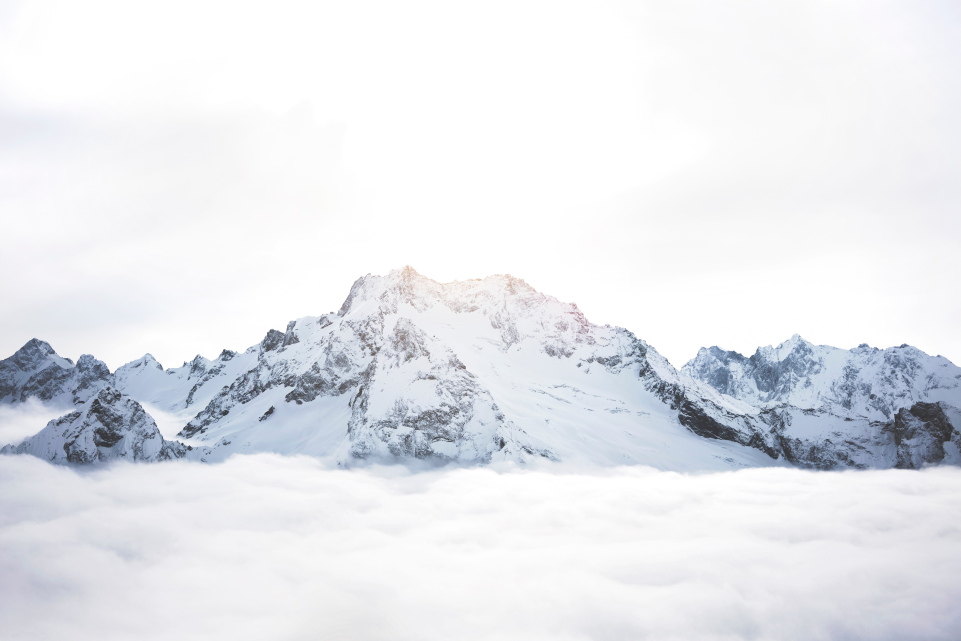
#> input picture assets/images/hero.jpg, 3843 x 2564 px (shown at 1/4 size); its folder holds only this picture in this run
$ python -i resize.py   (imports and definitions only)
#> lines starting #> are read from the running program, lines starting #| are printed output that depends on the picture
from pathlib import Path
from PIL import Image
import re

# Settings
TARGET_H = 1350
TARGET_W = 1300

# Input/output
in_dir = Path(".")
out_dir = in_dir / "out"
# [1 line not run here, left out]

# Match img_001.webp ... img_350.webp
pat = re.compile(r"^img_(\d{3})\.webp$", re.IGNORECASE)

files = []
# [8 lines not run here, left out]

def process_one(src: Path, dst: Path):
#> called with src = '../images/hero.jpg', dst = 'out.png'
    with Image.open(src) as im:
        # Preserve alpha
#> im is the input picture: PIL image 3843x2564 RGB; mean R, G, B 230.3, 232.3, 236.9
        im = im.convert("RGBA")
#> im: PIL image 3843x2564 RGBA

        w, h = im.size
#> w = 3843; h = 2564

        # Resize to TARGET_H (keep aspect)
        scale = TARGET_H / h
#> scale = 0.527
        new_w = max(1, int(round(w * scale)))
#> new_w = 2023
        im = im.resize((new_w, TARGET_H), Image.LANCZOS)
#> im: PIL image 2023x1350 RGBA

        # Center crop to TARGET_W (remove sides)
        if new_w >= TARGET_W:
            left = (new_w - TARGET_W) // 2
#> left = 361
            im = im.crop((left, 0, left + TARGET_W, TARGET_H))
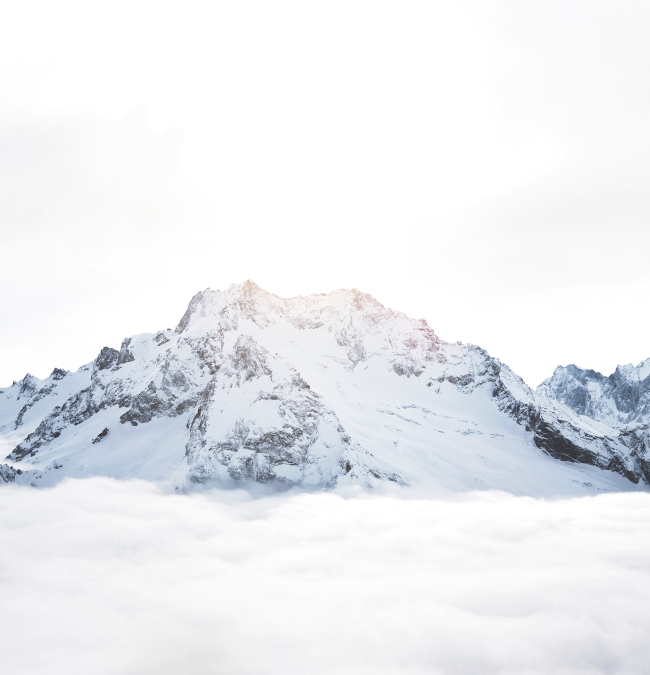
#> im: PIL image 1300x1350 RGBA (shown at 1/2 size); mean R, G, B, A 235.8, 237.7, 240.9, 255
        else:
            # If resized width is smaller than 1300, pad with transparent sides
            canvas = Image.new("RGBA", (TARGET_W, TARGET_H), (0, 0, 0, 0))
            x = (TARGET_W - new_w) // 2
            canvas.paste(im, (x, 0))
            im = canvas

        # Save as WEBP with alpha
        im.save(dst, "WEBP", lossless=True, method=6)

# [6 lines not run here, left out]

>>> result = process_one('../images/hero.jpg', 'out.png')
